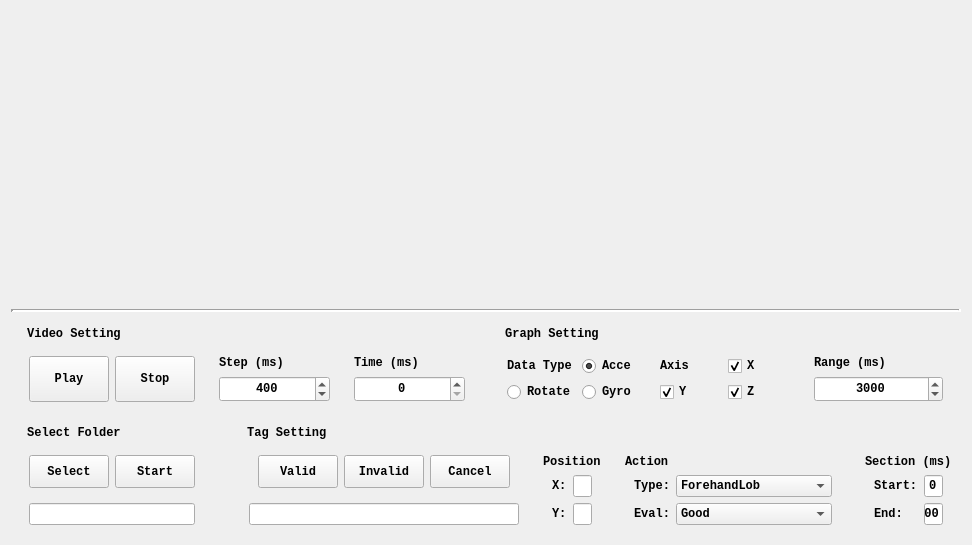
<?xml version="1.0" encoding="UTF-8"?>
<ui version="4.0">
 <class>DataMarker</class>
 <widget class="QWidget" name="DataMarker">
  <property name="geometry">
   <rect>
    <x>0</x>
    <y>0</y>
    <width>956</width>
    <height>545</height>
   </rect>
  </property>
  <property name="sizePolicy">
   <sizepolicy hsizetype="Preferred" vsizetype="Fixed">
    <horstretch>3</horstretch>
    <verstretch>0</verstretch>
   </sizepolicy>
  </property>
  <property name="font">
   <font>
    <family>Consolas</family>
    <pointsize>9</pointsize>
    <weight>75</weight>
    <italic>false</italic>
    <bold>true</bold>
   </font>
  </property>
  <property name="windowTitle">
   <string>DataMarker</string>
  </property>
  <property name="styleSheet">
   <string notr="true"/>
  </property>
  <layout class="QGridLayout" name="gridLayout">
   <item row="0" column="0">
    <widget class="QWidget" name="ShowWidget" native="true">
     <property name="sizePolicy">
      <sizepolicy hsizetype="Preferred" vsizetype="Preferred">
       <horstretch>0</horstretch>
       <verstretch>3</verstretch>
      </sizepolicy>
     </property>
     <layout class="QHBoxLayout" name="horizontalLayout">
      <property name="leftMargin">
       <number>0</number>
      </property>
      <property name="topMargin">
       <number>0</number>
      </property>
      <property name="rightMargin">
       <number>0</number>
      </property>
      <property name="bottomMargin">
       <number>0</number>
      </property>
      <item>
       <widget class="QWidget" name="VideoWidget" native="true">
        <property name="sizePolicy">
         <sizepolicy hsizetype="Preferred" vsizetype="Preferred">
          <horstretch>1</horstretch>
          <verstretch>0</verstretch>
         </sizepolicy>
        </property>
        <property name="styleSheet">
         <string notr="true"/>
        </property>
       </widget>
      </item>
      <item>
       <widget class="QWidget" name="GraphWidget" native="true">
        <property name="sizePolicy">
         <sizepolicy hsizetype="Preferred" vsizetype="Preferred">
          <horstretch>1</horstretch>
          <verstretch>0</verstretch>
         </sizepolicy>
        </property>
        <property name="styleSheet">
         <string notr="true"/>
        </property>
       </widget>
      </item>
     </layout>
    </widget>
   </item>
   <item row="2" column="0">
    <widget class="Line" name="line">
     <property name="frameShadow">
      <enum>QFrame::Sunken</enum>
     </property>
     <property name="lineWidth">
      <number>3</number>
     </property>
     <property name="orientation">
      <enum>Qt::Horizontal</enum>
     </property>
    </widget>
   </item>
   <item row="3" column="0">
    <widget class="QWidget" name="InputWidget" native="true">
     <property name="sizePolicy">
      <sizepolicy hsizetype="Preferred" vsizetype="Preferred">
       <horstretch>0</horstretch>
       <verstretch>2</verstretch>
      </sizepolicy>
     </property>
     <layout class="QVBoxLayout" name="verticalLayout">
      <property name="leftMargin">
       <number>0</number>
      </property>
      <property name="topMargin">
       <number>0</number>
      </property>
      <property name="rightMargin">
       <number>0</number>
      </property>
      <property name="bottomMargin">
       <number>0</number>
      </property>
      <item>
       <widget class="QWidget" name="SetWidget" native="true">
        <property name="sizePolicy">
         <sizepolicy hsizetype="Preferred" vsizetype="Preferred">
          <horstretch>0</horstretch>
          <verstretch>2</verstretch>
         </sizepolicy>
        </property>
        <layout class="QHBoxLayout" name="horizontalLayout_2">
         <property name="leftMargin">
          <number>0</number>
         </property>
         <property name="topMargin">
          <number>0</number>
         </property>
         <property name="rightMargin">
          <number>0</number>
         </property>
         <property name="bottomMargin">
          <number>0</number>
         </property>
         <item>
          <widget class="QWidget" name="VideoSetWidget" native="true">
           <property name="font">
            <font>
             <family>Consolas</family>
             <pointsize>9</pointsize>
             <weight>75</weight>
             <italic>false</italic>
             <bold>true</bold>
            </font>
           </property>
           <property name="cursor">
            <cursorShape>ArrowCursor</cursorShape>
           </property>
           <property name="focusPolicy">
            <enum>Qt::NoFocus</enum>
           </property>
           <property name="styleSheet">
            <string notr="true"/>
           </property>
           <layout class="QVBoxLayout" name="verticalLayout_3">
            <item>
             <widget class="QLabel" name="VideoSetLabel">
              <property name="sizePolicy">
               <sizepolicy hsizetype="Preferred" vsizetype="Fixed">
                <horstretch>0</horstretch>
                <verstretch>0</verstretch>
               </sizepolicy>
              </property>
              <property name="text">
               <string> Video Setting</string>
              </property>
             </widget>
            </item>
            <item>
             <widget class="QWidget" name="widget_2" native="true">
              <property name="sizePolicy">
               <sizepolicy hsizetype="Preferred" vsizetype="Preferred">
                <horstretch>0</horstretch>
                <verstretch>1</verstretch>
               </sizepolicy>
              </property>
              <property name="font">
               <font>
                <family>Consolas</family>
                <pointsize>9</pointsize>
                <weight>75</weight>
                <italic>false</italic>
                <bold>true</bold>
               </font>
              </property>
              <layout class="QHBoxLayout" name="horizontalLayout_5">
               <property name="leftMargin">
                <number>0</number>
               </property>
               <property name="topMargin">
                <number>9</number>
               </property>
               <property name="rightMargin">
                <number>0</number>
               </property>
               <property name="bottomMargin">
                <number>0</number>
               </property>
               <item>
                <widget class="QWidget" name="widget_3" native="true">
                 <layout class="QHBoxLayout" name="horizontalLayout_6">
                  <property name="leftMargin">
                   <number>9</number>
                  </property>
                  <property name="topMargin">
                   <number>0</number>
                  </property>
                  <property name="rightMargin">
                   <number>9</number>
                  </property>
                  <property name="bottomMargin">
                   <number>0</number>
                  </property>
                  <item>
                   <widget class="QPushButton" name="PlayButton">
                    <property name="sizePolicy">
                     <sizepolicy hsizetype="Fixed" vsizetype="Preferred">
                      <horstretch>0</horstretch>
                      <verstretch>0</verstretch>
                     </sizepolicy>
                    </property>
                    <property name="text">
                     <string>Play</string>
                    </property>
                   </widget>
                  </item>
                  <item>
                   <widget class="QPushButton" name="StopButton">
                    <property name="sizePolicy">
                     <sizepolicy hsizetype="Fixed" vsizetype="Preferred">
                      <horstretch>0</horstretch>
                      <verstretch>0</verstretch>
                     </sizepolicy>
                    </property>
                    <property name="text">
                     <string>Stop</string>
                    </property>
                   </widget>
                  </item>
                 </layout>
                </widget>
               </item>
               <item>
                <widget class="QWidget" name="widget_4" native="true">
                 <layout class="QVBoxLayout" name="verticalLayout_4">
                  <property name="topMargin">
                   <number>0</number>
                  </property>
                  <property name="bottomMargin">
                   <number>0</number>
                  </property>
                  <item>
                   <widget class="QLabel" name="label">
                    <property name="sizePolicy">
                     <sizepolicy hsizetype="Preferred" vsizetype="Fixed">
                      <horstretch>0</horstretch>
                      <verstretch>0</verstretch>
                     </sizepolicy>
                    </property>
                    <property name="text">
                     <string>Step (ms)</string>
                    </property>
                   </widget>
                  </item>
                  <item>
                   <widget class="QSpinBox" name="StepSpinBox">
                    <property name="sizePolicy">
                     <sizepolicy hsizetype="Minimum" vsizetype="Preferred">
                      <horstretch>0</horstretch>
                      <verstretch>0</verstretch>
                     </sizepolicy>
                    </property>
                    <property name="alignment">
                     <set>Qt::AlignCenter</set>
                    </property>
                    <property name="minimum">
                     <number>0</number>
                    </property>
                    <property name="maximum">
                     <number>200000000</number>
                    </property>
                    <property name="singleStep">
                     <number>100</number>
                    </property>
                    <property name="value">
                     <number>400</number>
                    </property>
                   </widget>
                  </item>
                 </layout>
                </widget>
               </item>
               <item>
                <widget class="QWidget" name="widget_5" native="true">
                 <layout class="QVBoxLayout" name="verticalLayout_5">
                  <property name="topMargin">
                   <number>0</number>
                  </property>
                  <property name="bottomMargin">
                   <number>0</number>
                  </property>
                  <item>
                   <widget class="QLabel" name="label_2">
                    <property name="sizePolicy">
                     <sizepolicy hsizetype="Preferred" vsizetype="Fixed">
                      <horstretch>0</horstretch>
                      <verstretch>0</verstretch>
                     </sizepolicy>
                    </property>
                    <property name="text">
                     <string>Time (ms)</string>
                    </property>
                   </widget>
                  </item>
                  <item>
                   <widget class="QSpinBox" name="TimeSpinBox">
                    <property name="sizePolicy">
                     <sizepolicy hsizetype="Minimum" vsizetype="Preferred">
                      <horstretch>0</horstretch>
                      <verstretch>0</verstretch>
                     </sizepolicy>
                    </property>
                    <property name="alignment">
                     <set>Qt::AlignCenter</set>
                    </property>
                    <property name="maximum">
                     <number>200000000</number>
                    </property>
                    <property name="singleStep">
                     <number>200</number>
                    </property>
                    <property name="value">
                     <number>0</number>
                    </property>
                   </widget>
                  </item>
                 </layout>
                </widget>
               </item>
              </layout>
             </widget>
            </item>
           </layout>
          </widget>
         </item>
         <item>
          <widget class="QWidget" name="GraphSetWidget" native="true">
           <property name="styleSheet">
            <string notr="true"/>
           </property>
           <layout class="QVBoxLayout" name="verticalLayout_6">
            <property name="leftMargin">
             <number>9</number>
            </property>
            <property name="rightMargin">
             <number>9</number>
            </property>
            <item>
             <widget class="QLabel" name="label_3">
              <property name="sizePolicy">
               <sizepolicy hsizetype="Preferred" vsizetype="Fixed">
                <horstretch>0</horstretch>
                <verstretch>0</verstretch>
               </sizepolicy>
              </property>
              <property name="text">
               <string> Graph Setting</string>
              </property>
             </widget>
            </item>
            <item>
             <widget class="QWidget" name="widget_6" native="true">
              <layout class="QHBoxLayout" name="horizontalLayout_7">
               <property name="leftMargin">
                <number>0</number>
               </property>
               <property name="topMargin">
                <number>9</number>
               </property>
               <property name="rightMargin">
                <number>0</number>
               </property>
               <property name="bottomMargin">
                <number>0</number>
               </property>
               <item>
                <widget class="QWidget" name="widget_10" native="true">
                 <layout class="QGridLayout" name="gridLayout_2">
                  <property name="topMargin">
                   <number>0</number>
                  </property>
                  <property name="bottomMargin">
                   <number>0</number>
                  </property>
                  <item row="0" column="0">
                   <widget class="QLabel" name="DataTypeLabel">
                    <property name="sizePolicy">
                     <sizepolicy hsizetype="Preferred" vsizetype="Fixed">
                      <horstretch>0</horstretch>
                      <verstretch>0</verstretch>
                     </sizepolicy>
                    </property>
                    <property name="text">
                     <string>Data Type</string>
                    </property>
                   </widget>
                  </item>
                  <item row="0" column="1">
                   <widget class="QRadioButton" name="AcceRadio">
                    <property name="text">
                     <string>Acce</string>
                    </property>
                    <property name="checked">
                     <bool>true</bool>
                    </property>
                    <attribute name="buttonGroup">
                     <string notr="true">DataTypeGroup</string>
                    </attribute>
                   </widget>
                  </item>
                  <item row="1" column="1">
                   <widget class="QRadioButton" name="GyroRadio">
                    <property name="text">
                     <string>Gyro</string>
                    </property>
                    <attribute name="buttonGroup">
                     <string notr="true">DataTypeGroup</string>
                    </attribute>
                   </widget>
                  </item>
                  <item row="1" column="0">
                   <widget class="QRadioButton" name="RotateRadio">
                    <property name="text">
                     <string>Rotate</string>
                    </property>
                    <attribute name="buttonGroup">
                     <string notr="true">DataTypeGroup</string>
                    </attribute>
                   </widget>
                  </item>
                 </layout>
                </widget>
               </item>
               <item>
                <widget class="QWidget" name="widget_9" native="true">
                 <layout class="QGridLayout" name="gridLayout_3">
                  <property name="topMargin">
                   <number>0</number>
                  </property>
                  <property name="bottomMargin">
                   <number>0</number>
                  </property>
                  <item row="0" column="0">
                   <widget class="QLabel" name="DataTypeLabel_2">
                    <property name="sizePolicy">
                     <sizepolicy hsizetype="Preferred" vsizetype="Fixed">
                      <horstretch>0</horstretch>
                      <verstretch>0</verstretch>
                     </sizepolicy>
                    </property>
                    <property name="text">
                     <string>Axis</string>
                    </property>
                   </widget>
                  </item>
                  <item row="0" column="1">
                   <widget class="QCheckBox" name="XCheck">
                    <property name="text">
                     <string>X</string>
                    </property>
                    <property name="checked">
                     <bool>true</bool>
                    </property>
                    <attribute name="buttonGroup">
                     <string notr="true">AxisGroup</string>
                    </attribute>
                   </widget>
                  </item>
                  <item row="1" column="0">
                   <widget class="QCheckBox" name="YCheck">
                    <property name="text">
                     <string>Y</string>
                    </property>
                    <property name="checked">
                     <bool>true</bool>
                    </property>
                    <attribute name="buttonGroup">
                     <string notr="true">AxisGroup</string>
                    </attribute>
                   </widget>
                  </item>
                  <item row="1" column="1">
                   <widget class="QCheckBox" name="ZCheck">
                    <property name="text">
                     <string>Z</string>
                    </property>
                    <property name="checked">
                     <bool>true</bool>
                    </property>
                    <attribute name="buttonGroup">
                     <string notr="true">AxisGroup</string>
                    </attribute>
                   </widget>
                  </item>
                 </layout>
                </widget>
               </item>
               <item>
                <widget class="QWidget" name="widget_8" native="true">
                 <layout class="QVBoxLayout" name="verticalLayout_7">
                  <property name="topMargin">
                   <number>0</number>
                  </property>
                  <property name="bottomMargin">
                   <number>0</number>
                  </property>
                  <item>
                   <widget class="QLabel" name="label_4">
                    <property name="sizePolicy">
                     <sizepolicy hsizetype="Preferred" vsizetype="Fixed">
                      <horstretch>0</horstretch>
                      <verstretch>0</verstretch>
                     </sizepolicy>
                    </property>
                    <property name="text">
                     <string>Range (ms)</string>
                    </property>
                   </widget>
                  </item>
                  <item>
                   <widget class="QSpinBox" name="RangeSpinBox">
                    <property name="sizePolicy">
                     <sizepolicy hsizetype="Minimum" vsizetype="Preferred">
                      <horstretch>0</horstretch>
                      <verstretch>0</verstretch>
                     </sizepolicy>
                    </property>
                    <property name="alignment">
                     <set>Qt::AlignCenter</set>
                    </property>
                    <property name="minimum">
                     <number>0</number>
                    </property>
                    <property name="maximum">
                     <number>100000</number>
                    </property>
                    <property name="singleStep">
                     <number>1000</number>
                    </property>
                    <property name="value">
                     <number>3000</number>
                    </property>
                   </widget>
                  </item>
                 </layout>
                </widget>
               </item>
              </layout>
             </widget>
            </item>
           </layout>
          </widget>
         </item>
        </layout>
       </widget>
      </item>
      <item>
       <widget class="QWidget" name="TagWidget" native="true">
        <property name="sizePolicy">
         <sizepolicy hsizetype="Preferred" vsizetype="Preferred">
          <horstretch>0</horstretch>
          <verstretch>3</verstretch>
         </sizepolicy>
        </property>
        <layout class="QHBoxLayout" name="horizontalLayout_3">
         <property name="leftMargin">
          <number>0</number>
         </property>
         <property name="topMargin">
          <number>0</number>
         </property>
         <property name="rightMargin">
          <number>0</number>
         </property>
         <property name="bottomMargin">
          <number>0</number>
         </property>
         <item>
          <widget class="QWidget" name="TagFolderWidget" native="true">
           <property name="sizePolicy">
            <sizepolicy hsizetype="Preferred" vsizetype="Preferred">
             <horstretch>1</horstretch>
             <verstretch>0</verstretch>
            </sizepolicy>
           </property>
           <property name="styleSheet">
            <string notr="true"/>
           </property>
           <layout class="QVBoxLayout" name="verticalLayout_2">
            <item>
             <widget class="QLabel" name="TagFolderLabel">
              <property name="sizePolicy">
               <sizepolicy hsizetype="Preferred" vsizetype="Fixed">
                <horstretch>0</horstretch>
                <verstretch>0</verstretch>
               </sizepolicy>
              </property>
              <property name="text">
               <string> Select Folder</string>
              </property>
             </widget>
            </item>
            <item>
             <widget class="QWidget" name="widget_21" native="true">
              <layout class="QVBoxLayout" name="verticalLayout_12">
               <property name="topMargin">
                <number>0</number>
               </property>
               <property name="bottomMargin">
                <number>0</number>
               </property>
               <item>
                <widget class="QWidget" name="widget" native="true">
                 <property name="sizePolicy">
                  <sizepolicy hsizetype="Preferred" vsizetype="Preferred">
                   <horstretch>0</horstretch>
                   <verstretch>3</verstretch>
                  </sizepolicy>
                 </property>
                 <layout class="QHBoxLayout" name="horizontalLayout_4">
                  <property name="spacing">
                   <number>6</number>
                  </property>
                  <property name="leftMargin">
                   <number>0</number>
                  </property>
                  <property name="topMargin">
                   <number>9</number>
                  </property>
                  <property name="rightMargin">
                   <number>0</number>
                  </property>
                  <property name="bottomMargin">
                   <number>9</number>
                  </property>
                  <item>
                   <widget class="QPushButton" name="SelectFolderButton">
                    <property name="sizePolicy">
                     <sizepolicy hsizetype="Fixed" vsizetype="Preferred">
                      <horstretch>0</horstretch>
                      <verstretch>0</verstretch>
                     </sizepolicy>
                    </property>
                    <property name="text">
                     <string>Select</string>
                    </property>
                   </widget>
                  </item>
                  <item>
                   <widget class="QPushButton" name="TagStartButton">
                    <property name="sizePolicy">
                     <sizepolicy hsizetype="Fixed" vsizetype="Preferred">
                      <horstretch>0</horstretch>
                      <verstretch>0</verstretch>
                     </sizepolicy>
                    </property>
                    <property name="text">
                     <string>Start</string>
                    </property>
                   </widget>
                  </item>
                 </layout>
                </widget>
               </item>
               <item>
                <widget class="QLineEdit" name="TagFolderLineEdit">
                 <property name="sizePolicy">
                  <sizepolicy hsizetype="Preferred" vsizetype="Preferred">
                   <horstretch>0</horstretch>
                   <verstretch>1</verstretch>
                  </sizepolicy>
                 </property>
                 <property name="alignment">
                  <set>Qt::AlignCenter</set>
                 </property>
                 <property name="readOnly">
                  <bool>true</bool>
                 </property>
                </widget>
               </item>
              </layout>
             </widget>
            </item>
           </layout>
          </widget>
         </item>
         <item>
          <widget class="QPushButton" name="StartShowButton">
           <property name="sizePolicy">
            <sizepolicy hsizetype="Ignored" vsizetype="Ignored">
             <horstretch>0</horstretch>
             <verstretch>0</verstretch>
            </sizepolicy>
           </property>
           <property name="maximumSize">
            <size>
             <width>16777215</width>
             <height>16777215</height>
            </size>
           </property>
           <property name="styleSheet">
            <string notr="true"/>
           </property>
           <property name="text">
            <string/>
           </property>
           <property name="checkable">
            <bool>false</bool>
           </property>
          </widget>
         </item>
         <item>
          <widget class="QPushButton" name="StartTagButton">
           <property name="sizePolicy">
            <sizepolicy hsizetype="Ignored" vsizetype="Ignored">
             <horstretch>0</horstretch>
             <verstretch>0</verstretch>
            </sizepolicy>
           </property>
           <property name="text">
            <string/>
           </property>
          </widget>
         </item>
         <item>
          <widget class="QWidget" name="TagSetWidget" native="true">
           <property name="sizePolicy">
            <sizepolicy hsizetype="Preferred" vsizetype="Preferred">
             <horstretch>4</horstretch>
             <verstretch>0</verstretch>
            </sizepolicy>
           </property>
           <property name="styleSheet">
            <string notr="true"/>
           </property>
           <layout class="QVBoxLayout" name="verticalLayout_8">
            <item>
             <widget class="QLabel" name="TagSetLabel">
              <property name="sizePolicy">
               <sizepolicy hsizetype="Preferred" vsizetype="Fixed">
                <horstretch>0</horstretch>
                <verstretch>0</verstretch>
               </sizepolicy>
              </property>
              <property name="text">
               <string> Tag Setting</string>
              </property>
             </widget>
            </item>
            <item>
             <widget class="QWidget" name="widget_11" native="true">
              <layout class="QHBoxLayout" name="horizontalLayout_9">
               <property name="leftMargin">
                <number>0</number>
               </property>
               <property name="topMargin">
                <number>0</number>
               </property>
               <property name="rightMargin">
                <number>0</number>
               </property>
               <property name="bottomMargin">
                <number>0</number>
               </property>
               <item>
                <widget class="QWidget" name="widget_12" native="true">
                 <property name="sizePolicy">
                  <sizepolicy hsizetype="Preferred" vsizetype="Preferred">
                   <horstretch>1</horstretch>
                   <verstretch>0</verstretch>
                  </sizepolicy>
                 </property>
                 <layout class="QVBoxLayout" name="verticalLayout_9">
                  <property name="spacing">
                   <number>6</number>
                  </property>
                  <property name="leftMargin">
                   <number>9</number>
                  </property>
                  <property name="topMargin">
                   <number>0</number>
                  </property>
                  <property name="rightMargin">
                   <number>9</number>
                  </property>
                  <property name="bottomMargin">
                   <number>0</number>
                  </property>
                  <item>
                   <widget class="QWidget" name="widget_16" native="true">
                    <property name="sizePolicy">
                     <sizepolicy hsizetype="Preferred" vsizetype="Preferred">
                      <horstretch>0</horstretch>
                      <verstretch>3</verstretch>
                     </sizepolicy>
                    </property>
                    <layout class="QHBoxLayout" name="horizontalLayout_10">
                     <property name="leftMargin">
                      <number>9</number>
                     </property>
                     <property name="topMargin">
                      <number>9</number>
                     </property>
                     <property name="rightMargin">
                      <number>9</number>
                     </property>
                     <property name="bottomMargin">
                      <number>9</number>
                     </property>
                     <item>
                      <widget class="QPushButton" name="ValidButton">
                       <property name="sizePolicy">
                        <sizepolicy hsizetype="Fixed" vsizetype="Preferred">
                         <horstretch>0</horstretch>
                         <verstretch>0</verstretch>
                        </sizepolicy>
                       </property>
                       <property name="text">
                        <string>Valid</string>
                       </property>
                      </widget>
                     </item>
                     <item>
                      <widget class="QPushButton" name="InvalidButton">
                       <property name="sizePolicy">
                        <sizepolicy hsizetype="Fixed" vsizetype="Preferred">
                         <horstretch>0</horstretch>
                         <verstretch>0</verstretch>
                        </sizepolicy>
                       </property>
                       <property name="text">
                        <string>Invalid</string>
                       </property>
                      </widget>
                     </item>
                     <item>
                      <widget class="QPushButton" name="CancelButton">
                       <property name="sizePolicy">
                        <sizepolicy hsizetype="Fixed" vsizetype="Preferred">
                         <horstretch>0</horstretch>
                         <verstretch>0</verstretch>
                        </sizepolicy>
                       </property>
                       <property name="text">
                        <string>Cancel</string>
                       </property>
                      </widget>
                     </item>
                    </layout>
                   </widget>
                  </item>
                  <item>
                   <widget class="QLineEdit" name="SaveLineEdit">
                    <property name="sizePolicy">
                     <sizepolicy hsizetype="Preferred" vsizetype="Preferred">
                      <horstretch>0</horstretch>
                      <verstretch>1</verstretch>
                     </sizepolicy>
                    </property>
                    <property name="alignment">
                     <set>Qt::AlignCenter</set>
                    </property>
                    <property name="readOnly">
                     <bool>true</bool>
                    </property>
                   </widget>
                  </item>
                 </layout>
                </widget>
               </item>
               <item>
                <widget class="QWidget" name="widget_15" native="true">
                 <property name="sizePolicy">
                  <sizepolicy hsizetype="Preferred" vsizetype="Preferred">
                   <horstretch>1</horstretch>
                   <verstretch>0</verstretch>
                  </sizepolicy>
                 </property>
                 <layout class="QVBoxLayout" name="verticalLayout_10">
                  <property name="bottomMargin">
                   <number>0</number>
                  </property>
                  <item>
                   <widget class="QLabel" name="label_5">
                    <property name="sizePolicy">
                     <sizepolicy hsizetype="Preferred" vsizetype="Fixed">
                      <horstretch>0</horstretch>
                      <verstretch>0</verstretch>
                     </sizepolicy>
                    </property>
                    <property name="text">
                     <string>Position</string>
                    </property>
                   </widget>
                  </item>
                  <item>
                   <widget class="QWidget" name="widget_22" native="true">
                    <layout class="QGridLayout" name="gridLayout_4">
                     <property name="leftMargin">
                      <number>9</number>
                     </property>
                     <property name="topMargin">
                      <number>0</number>
                     </property>
                     <property name="rightMargin">
                      <number>9</number>
                     </property>
                     <property name="bottomMargin">
                      <number>0</number>
                     </property>
                     <item row="0" column="1">
                      <widget class="QLineEdit" name="XLineEdit">
                       <property name="sizePolicy">
                        <sizepolicy hsizetype="Preferred" vsizetype="Preferred">
                         <horstretch>0</horstretch>
                         <verstretch>0</verstretch>
                        </sizepolicy>
                       </property>
                       <property name="alignment">
                        <set>Qt::AlignCenter</set>
                       </property>
                      </widget>
                     </item>
                     <item row="0" column="0">
                      <widget class="QLabel" name="label_6">
                       <property name="sizePolicy">
                        <sizepolicy hsizetype="Fixed" vsizetype="Preferred">
                         <horstretch>0</horstretch>
                         <verstretch>0</verstretch>
                        </sizepolicy>
                       </property>
                       <property name="text">
                        <string>X:</string>
                       </property>
                      </widget>
                     </item>
                     <item row="1" column="0">
                      <widget class="QLabel" name="label_7">
                       <property name="sizePolicy">
                        <sizepolicy hsizetype="Fixed" vsizetype="Preferred">
                         <horstretch>0</horstretch>
                         <verstretch>0</verstretch>
                        </sizepolicy>
                       </property>
                       <property name="text">
                        <string>Y:</string>
                       </property>
                      </widget>
                     </item>
                     <item row="1" column="1">
                      <widget class="QLineEdit" name="YLineEdit">
                       <property name="sizePolicy">
                        <sizepolicy hsizetype="Preferred" vsizetype="Preferred">
                         <horstretch>0</horstretch>
                         <verstretch>0</verstretch>
                        </sizepolicy>
                       </property>
                       <property name="alignment">
                        <set>Qt::AlignCenter</set>
                       </property>
                      </widget>
                     </item>
                    </layout>
                   </widget>
                  </item>
                 </layout>
                </widget>
               </item>
               <item>
                <widget class="QWidget" name="widget_13" native="true">
                 <property name="sizePolicy">
                  <sizepolicy hsizetype="Preferred" vsizetype="Preferred">
                   <horstretch>1</horstretch>
                   <verstretch>0</verstretch>
                  </sizepolicy>
                 </property>
                 <layout class="QVBoxLayout" name="verticalLayout_11">
                  <property name="bottomMargin">
                   <number>0</number>
                  </property>
                  <item>
                   <widget class="QLabel" name="label_8">
                    <property name="sizePolicy">
                     <sizepolicy hsizetype="Preferred" vsizetype="Fixed">
                      <horstretch>0</horstretch>
                      <verstretch>0</verstretch>
                     </sizepolicy>
                    </property>
                    <property name="text">
                     <string>Action</string>
                    </property>
                   </widget>
                  </item>
                  <item>
                   <widget class="QWidget" name="widget_17" native="true">
                    <layout class="QGridLayout" name="gridLayout_5">
                     <property name="topMargin">
                      <number>0</number>
                     </property>
                     <property name="bottomMargin">
                      <number>0</number>
                     </property>
                     <item row="0" column="0">
                      <widget class="QLabel" name="label_9">
                       <property name="sizePolicy">
                        <sizepolicy hsizetype="Fixed" vsizetype="Preferred">
                         <horstretch>0</horstretch>
                         <verstretch>0</verstretch>
                        </sizepolicy>
                       </property>
                       <property name="text">
                        <string>Type:</string>
                       </property>
                      </widget>
                     </item>
                     <item row="0" column="1">
                      <widget class="QComboBox" name="TypeComboBox">
                       <property name="sizePolicy">
                        <sizepolicy hsizetype="Preferred" vsizetype="Preferred">
                         <horstretch>0</horstretch>
                         <verstretch>0</verstretch>
                        </sizepolicy>
                       </property>
                       <property name="editable">
                        <bool>false</bool>
                       </property>
                       <property name="placeholderText">
                        <string/>
                       </property>
                       <item>
                        <property name="text">
                         <string>ForehandLob</string>
                        </property>
                       </item>
                       <item>
                        <property name="text">
                         <string>ForehandKill</string>
                        </property>
                       </item>
                       <item>
                        <property name="text">
                         <string>ForehandHigh</string>
                        </property>
                       </item>
                       <item>
                        <property name="text">
                         <string>BackhandTransition</string>
                        </property>
                       </item>
                      </widget>
                     </item>
                     <item row="1" column="0">
                      <widget class="QLabel" name="label_10">
                       <property name="sizePolicy">
                        <sizepolicy hsizetype="Fixed" vsizetype="Preferred">
                         <horstretch>0</horstretch>
                         <verstretch>0</verstretch>
                        </sizepolicy>
                       </property>
                       <property name="text">
                        <string>Eval:</string>
                       </property>
                      </widget>
                     </item>
                     <item row="1" column="1">
                      <widget class="QComboBox" name="EvalComboBox">
                       <property name="sizePolicy">
                        <sizepolicy hsizetype="Preferred" vsizetype="Preferred">
                         <horstretch>0</horstretch>
                         <verstretch>0</verstretch>
                        </sizepolicy>
                       </property>
                       <item>
                        <property name="text">
                         <string>Good</string>
                        </property>
                       </item>
                       <item>
                        <property name="text">
                         <string>Normal</string>
                        </property>
                       </item>
                       <item>
                        <property name="text">
                         <string>Bad</string>
                        </property>
                       </item>
                      </widget>
                     </item>
                    </layout>
                   </widget>
                  </item>
                 </layout>
                </widget>
               </item>
               <item>
                <widget class="QWidget" name="widget_14" native="true">
                 <property name="sizePolicy">
                  <sizepolicy hsizetype="Preferred" vsizetype="Preferred">
                   <horstretch>1</horstretch>
                   <verstretch>0</verstretch>
                  </sizepolicy>
                 </property>
                 <layout class="QVBoxLayout" name="verticalLayout_13">
                  <property name="rightMargin">
                   <number>0</number>
                  </property>
                  <property name="bottomMargin">
                   <number>0</number>
                  </property>
                  <item>
                   <widget class="QLabel" name="label_11">
                    <property name="sizePolicy">
                     <sizepolicy hsizetype="Preferred" vsizetype="Fixed">
                      <horstretch>0</horstretch>
                      <verstretch>0</verstretch>
                     </sizepolicy>
                    </property>
                    <property name="text">
                     <string>Section (ms)</string>
                    </property>
                   </widget>
                  </item>
                  <item>
                   <widget class="QWidget" name="widget_18" native="true">
                    <layout class="QGridLayout" name="gridLayout_6">
                     <property name="topMargin">
                      <number>0</number>
                     </property>
                     <property name="bottomMargin">
                      <number>0</number>
                     </property>
                     <item row="0" column="1">
                      <widget class="QLineEdit" name="StartLineEdit">
                       <property name="sizePolicy">
                        <sizepolicy hsizetype="Preferred" vsizetype="Preferred">
                         <horstretch>0</horstretch>
                         <verstretch>0</verstretch>
                        </sizepolicy>
                       </property>
                       <property name="text">
                        <string>0</string>
                       </property>
                       <property name="alignment">
                        <set>Qt::AlignCenter</set>
                       </property>
                       <property name="readOnly">
                        <bool>true</bool>
                       </property>
                      </widget>
                     </item>
                     <item row="0" column="0">
                      <widget class="QLabel" name="label_12">
                       <property name="sizePolicy">
                        <sizepolicy hsizetype="Fixed" vsizetype="Preferred">
                         <horstretch>0</horstretch>
                         <verstretch>0</verstretch>
                        </sizepolicy>
                       </property>
                       <property name="text">
                        <string>Start:</string>
                       </property>
                      </widget>
                     </item>
                     <item row="1" column="0">
                      <widget class="QLabel" name="label_13">
                       <property name="sizePolicy">
                        <sizepolicy hsizetype="Fixed" vsizetype="Preferred">
                         <horstretch>0</horstretch>
                         <verstretch>0</verstretch>
                        </sizepolicy>
                       </property>
                       <property name="text">
                        <string>End:</string>
                       </property>
                      </widget>
                     </item>
                     <item row="1" column="1">
                      <widget class="QLineEdit" name="EndLineEdit">
                       <property name="sizePolicy">
                        <sizepolicy hsizetype="Preferred" vsizetype="Preferred">
                         <horstretch>0</horstretch>
                         <verstretch>0</verstretch>
                        </sizepolicy>
                       </property>
                       <property name="text">
                        <string>1000</string>
                       </property>
                       <property name="alignment">
                        <set>Qt::AlignCenter</set>
                       </property>
                       <property name="readOnly">
                        <bool>true</bool>
                       </property>
                      </widget>
                     </item>
                    </layout>
                   </widget>
                  </item>
                 </layout>
                </widget>
               </item>
              </layout>
             </widget>
            </item>
           </layout>
          </widget>
         </item>
        </layout>
       </widget>
      </item>
     </layout>
    </widget>
   </item>
  </layout>
 </widget>
 <resources/>
 <connections/>
 <buttongroups>
  <buttongroup name="AxisGroup">
   <property name="exclusive">
    <bool>false</bool>
   </property>
  </buttongroup>
  <buttongroup name="DataTypeGroup"/>
 </buttongroups>
</ui>
